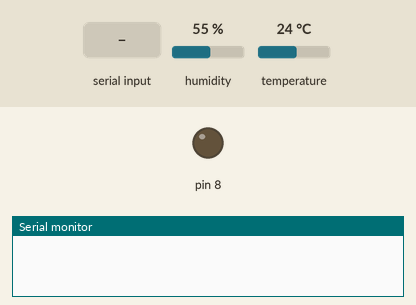
Simulated run of this sketch. Board: Arduino Uno, built with avr-gcc and run on an emulated ATmega328P. On the bench: output pins drawn as LEDs (lit = HIGH), the last lines printed to the serial monitor. The inputs (shaded band) are chosen by the test bench; at power-on: humidity 55 %, temperature 24 °C.

Above: at 1.2 s.
1.3 s: "all-1" received over Serial
At 3.5 s:
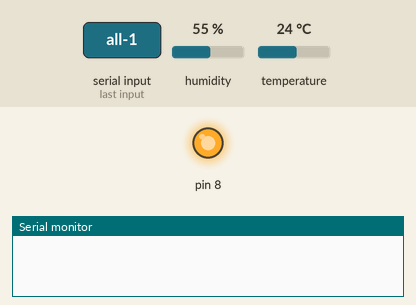
3.8 s: "all-0" received over Serial
At 5.6 s:
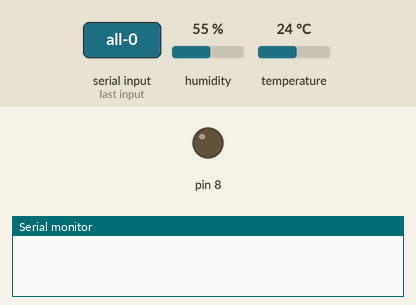
11.5 s: "yellow-1" received over Serial
At 12.8 s:
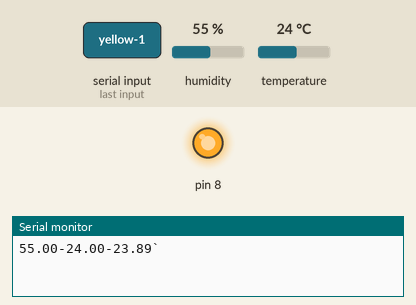
Timing chart, 0 to 14.5 s (numbered marks = the images above; inputs shaded):
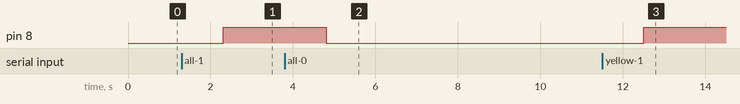

The sketch:

prog_arduino.ino
```cpp
String testWord;
unsigned long time_start; // envoi PS toute les 5 sec.
enum { ATTENTE, EN_COURS } etat = ATTENTE; // envoi PS toute les X sec.
int timeBetweenSendPS = 10000;

// Temp & humidité (DHT11).
#include "DHT.h"
#define DHTPIN 13 // broche ou l'on a branche le capteur
// de-commenter le capteur utilise
#define DHTTYPE DHT11 // DHT 11
//#define DHTTYPE DHT22 // DHT 22 (AM2302)
//#define DHTTYPE DHT21 // DHT 21 (AM2301)
DHT dht(DHTPIN, DHTTYPE);//déclaration du capteur

void setup() {
   Serial.begin(9600);
   pinMode(8, OUTPUT);
   dht.begin();
}


void loop() {

  switch( etat ){ // envoi Port-serie toute les 5 sec.
  case ATTENTE:
      // demarrage du comptage de 90 secondes
      time_start = millis();
      etat = EN_COURS;
    break;
  case EN_COURS:
    if ( (millis() - time_start) >= timeBetweenSendPS ){
      // fin des  90 secondes
      etat = ATTENTE;

      // Les valeurs lues peuvent etre vieilles de jusqu'a 2 secondes (le capteur est lent)
      float h = dht.readHumidity();//on lit l'hygrometrie
      float t = dht.readTemperature();//on lit la temperature en celsius (par defaut)
      // pour lire en farenheit, il faut le paramère (isFahrenheit = true) :

      //On verifie si la lecture a echoue, si oui on quitte la boucle pour recommencer.
      if (isnan(h) || isnan(t)){
        Serial.println("Failed to read from DHT sensor!");
        return;
      }

      // Calcul de l'indice de temperature en Celsius
      float hic = dht.computeHeatIndex(t, h, false);
      Serial.println(String(h) +"-"+ String(t) +"-"+ String(hic) +"`");
    }
    break;
  }


  if(Serial.available()){

    testWord = Serial.readString();
    testWord.trim();

    if(testWord.substring(0) == "all-1"){
      digitalWrite(8, HIGH);
      digitalWrite(7, HIGH);
      digitalWrite(6, HIGH);
    }
    else if(testWord.substring(0) == "all-0"){
      digitalWrite(8, LOW);
      digitalWrite(7, LOW);
      digitalWrite(6, LOW);
    }
    else if(testWord.substring(0) == "yellow-1"){
      digitalWrite(8, HIGH);
    }
    else if(testWord.substring(0) == "yellow-0"){
      digitalWrite(8, LOW);
    }
    else if(testWord.substring(0) == "blue-1"){
      digitalWrite(7, HIGH);
    }
    else if(testWord.substring(0) == "blue-0"){
      digitalWrite(7, LOW);
    }
    else if(testWord.substring(0) == "green-1"){
      digitalWrite(6, HIGH);
    }
    else if(testWord.substring(0) == "green-0"){
      digitalWrite(6, LOW);
    }else{
      Serial.println("La commande est illisible ou n'existe pas.`");
    }

     digitalWrite(5, HIGH);
    delay(250);
    digitalWrite(5, LOW);
  }

}
```

Measured:
- after the input at 1.3 s, pin 8: LOW → HIGH after 1.0 s
- after the input at 3.8 s, pin 8: HIGH → LOW after 1.0 s
- after the input at 11.5 s, pin 8: LOW → HIGH after 1.0 s
